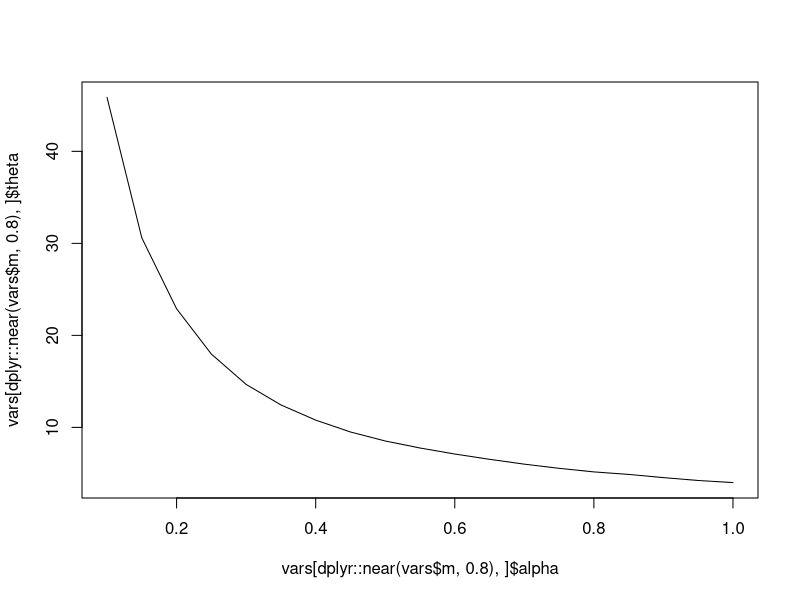
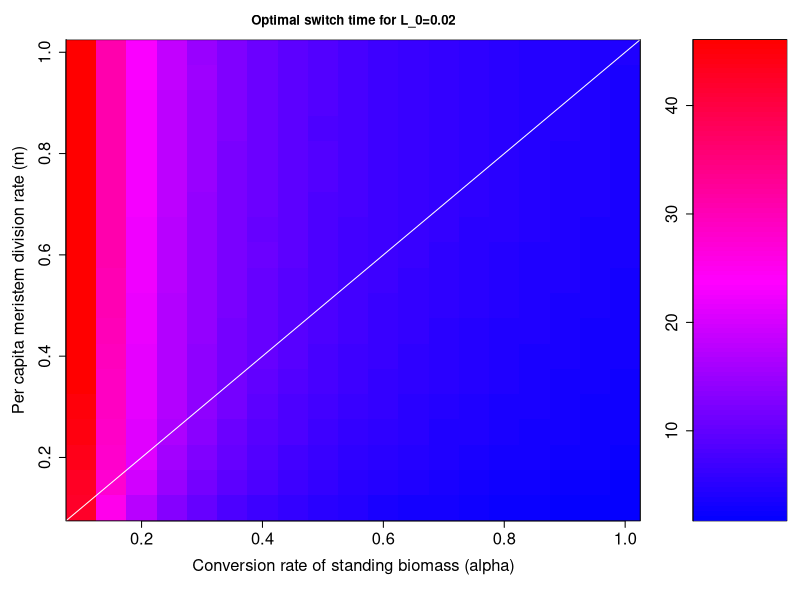
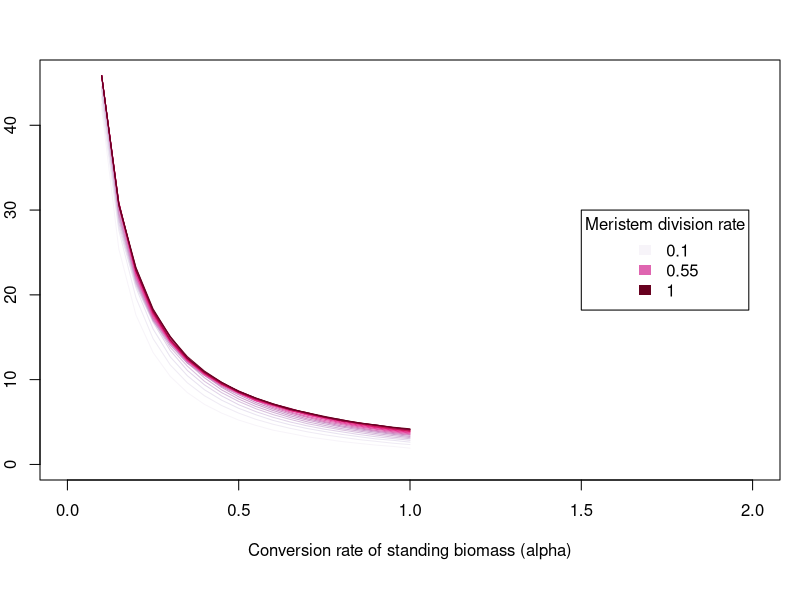

These charts were generated, in order, by the following R code:
# libraries
library(deSolve)

# time derivative of leaf biomass
leaf.deriv <- function(t,y,parms){
  
  # leaf biomass
  Le = y[1];
  
  # parameters are meristem division rate and alpha
  m0 = parms[1];
  alpha = parms[2];
  
  # calculate rate at each instant in time
  derivs[1] = min(alpha*Le,m0);
  
  return(list(derivs));
  
}

# leafODE = function(theta,alpha,mParms,L_0){
# 
#   return(L_theta)
# }

# value function
# solve ODE forward in time to theta
# then get value of leaf biomass at theta
# calculate tau1 and tau2
# add to theta and calculate the value
optim_fun = function(theta){
  
  out = ode(y=L_0,times=seq(0,theta,by=0.01),leaf.deriv,
            method="rk4",parms=c(mParms[1],alpha),maxsteps = 1e5,rtol = 1e-2);
  
  L_theta = max(out[,2])
  
  tau_1 = 1/(min(mParms[2],alpha*L_theta))
  tau_2 = 1/(min(mParms[3],alpha*L_theta))
  
  val = theta+tau_1+tau_2
  
  return(val)
}

# pass to the time derivative of leaf biomass
derivs=numeric(1); 
# 
# # Test the function
# mParms= c(1,1,1)
# alpha = 1
# 
# switch = 2.1
# L_0 = 0.02
# 
# # pass test to value function
# optim_fun(theta=switch)
# 
# # calculate value function over time
# t=seq(1,5,by=.1)
# 
# vec=vec2=vec3=c()
# for(i in 1:length(t)){
#   alpha=1
#   mParms=c(1,1,1)
#   L_0=.2
#   vec[i]=optim_fun(theta=t[i])
#   alpha=.1
#   mParms=c(.5,.5,.5)
#   vec2[i]=optim_fun(theta=t[i])
#   alpha=1
#   mParms=c(1.5,1.5,1.5)
#   vec3[i]=optim_fun(theta=t[i])
# }
# 
# par(mfrow=c(1,2))
# plot(t,vec,type='l',xlim=c(0,100),ylim=c(0,100))
# lines(t,vec2,type='l')
# lines(t,vec3,type='l')
# 
# t=seq(1,10,by=.05)
# 
# vec=vec2=vec3=c()
# for(i in 1:length(t)){
#   alpha=1
#   mParms=c(1,1,1)
#   L_0=.02
#   vec[i]=optim_fun(theta=t[i])
#   mParms=c(1,.1,1)
#   vec2[i]=optim_fun(theta=t[i])
#   mParms=c(1,1,.1)
#   vec3[i]=optim_fun(theta=t[i])
# }
# 
# plot(t,vec,type='l')
# lines(t,vec2,type='l',lty='dashed')
# lines(t,vec3,type='l',lty='dotted',col='red')
# 
# alpha=1; mParms=c(1,.5,.5); L_0 = 0.02
# optimize(f=optim_fun, interval=c(0,20)  )
# 
# 
# alpha.vec = seq(.5,1.5,by=.1)
# optimOutput = optimOutput2 = optimOutput3 = list()
# for(i in 1:length(alpha.vec)){
#   alpha=alpha.vec[i]
#   L_0 = .02
#   mParms=c(.5,.5,.5)
#   optimOutput[[i]] = optimize(f=optim_fun, interval=c(0,100)  )
#   
#   mParms=c(.75,.75,.75)
#   optimOutput2[[i]] = optimize(f=optim_fun, interval=c(0,100))
#   
#   mParms=c(1,1,1)
#   optimOutput3[[i]] = optimize(f=optim_fun, interval=c(0,100))
# }
# 
# par(mfrow=c(1,2),oma = c(0, 0, 2, 0))
# plot(alpha.vec,unlist(lapply(optimOutput, `[[`, 1)),type='l',
#      xlab="Conversion rate of standing biomass\n (alpha)",
#      ylab="Optimal switch time (theta)")
# lines(alpha.vec,unlist(lapply(optimOutput2, `[[`, 1)),lty='dashed')
# lines(alpha.vec,unlist(lapply(optimOutput3, `[[`, 1)),lty='dotted')
# 
# thetaVals = unlist(lapply(optimOutput, `[[`, 1))
# thetaVals2 = unlist(lapply(optimOutput2, `[[`, 1))
# thetaVals3 = unlist(lapply(optimOutput3, `[[`, 1))
# 
# out=out2=out3=c()
# for(i in 1:length(alpha.vec)){
#    out[i] = leafODE(theta=thetaVals[i],alpha=alpha.vec[i],mParms=c(.5,.5,.5),L_0=0.02)
#    out2[i] = leafODE(theta=thetaVals2[i],alpha=alpha.vec[i],mParms=c(.75,.75,.75),L_0=0.02)
#    out3[i] = leafODE(theta=thetaVals3[i],alpha=alpha.vec[i],mParms=c(1,1,1),L_0=0.02)
# }
# 
# plot(thetaVals, out,type='l',
#      ylab="Leaf biomass at theta",
#      xlab="Optimal switch time (theta)",ylim=c(0,2),xlim=c(1,10))
# lines(thetaVals2,out2,lty='dashed')
# lines(thetaVals3,out3,lty='dotted')
# 
# mtext("Resource and meristem constraint", outer = TRUE, cex = 1.25, side =3)
# #dev.off()
# 

# grid
mVals = seq(.1,1,by=.05)
alphaVals = seq(.1,1,by=.05)
vars=expand.grid(m=mVals,alpha=alphaVals)

# to optimize the switch time with the ODE for leaf biomass
# optimize() should have a tolerance greater than the time steps of the ODE
# in other words: the 'tol' argument in optimize() > the time step in ode()
# if not, the function throws an error

listOut = list()
for(i in 1:nrow(vars)){
  alpha=vars$alpha[i]
  mParms=c(vars$m[i]/2,vars$m[i],vars$m[i])
  L_0 = .02
  listOut[[i]] <- optimize(f=optim_fun, interval=c(0,50), tol = 0.1 )
}

theta=unlist(lapply(listOut, `[[`, 1))
vars=cbind(vars[1:length(theta),],theta)

# library(ggplot2)
# ggplot(vars) +
#   geom_line(aes(x=alpha,y=theta,group=m))

vars=cbind(vars,theta=unlist(lapply(listOut, `[[`, 1)))

dev.off()
plot(vars[dplyr::near(vars$m,0.8),]$alpha,
     vars[dplyr::near(vars$m,0.8),]$theta,
     type='l')

thetaMat=matrix(vars$theta,nrow=length(alphaVals))

matrix.image=function(A, x=NULL, y=NULL, col=rainbow(100,start=0.67,end=0),
                      bw=FALSE, do.contour=FALSE, do.legend=TRUE,...) {
  if(do.legend) layout(mat=cbind(matrix(1,5,5),rep(2,5)));
  par(mar=c(6,5,3,2)); 
  if(is.null(x)) x=1:ncol(A);
  if(is.null(y)) y=1:nrow(A); 
  nx=length(x); ny=length(y); 
  x1=c(1.5*x[1]-0.5*x[2],1.5*x[nx]-0.5*x[nx-1]); 
  y1=c(1.5*y[1]-0.5*y[2],1.5*y[ny]-0.5*y[ny-1]); 
  if(bw) col=grey( (200:50)/200 ); 
  # comment out this line to reverse the direction of the plot
  #image(list(x=x,y=y,z=t(A)),xlim=x1,ylim=rev(y1),col=col,cex.axis=1.5,cex.lab=1.5,bty="u",...);
  image(list(x=x,y=y,z=t(A)),xlim=x1,ylim=(y1),col=col,cex.axis=1.5,cex.lab=1.5,bty="u",...);
  abline(a=0,b=1,col='white');
  abline(v=range(x1)); abline(h=range(y1)); 
  if(do.contour) contour(x,y,t(A),nlevels=5,labcex=1.2,add=TRUE);   
  
  if(do.legend) {
    l.y=seq(min(A),max(A),length=100);  
    par(mar=c(6,2,3,1))
    image(list(x=1:2,y=l.y,z=rbind(l.y,l.y)),col=col,bty="o",xaxt="n",yaxt="n"); 
    axis(side=2,cex.axis=1.5,at=pretty(seq(min(A),max(A),length=10))); 
  } 
}

pdf(paste0("~/Documents/optimalControlProject/products/figures/1d-",L_0,"-zoom.pdf"),height=6,width=6)
matrix.image(thetaMat,alphaVals,mVals,
             xlab="Conversion rate of standing biomass (alpha)",
             ylab="Per capita meristem division rate (m)",
             main=paste0("Optimal switch time for L_0=",L_0))



library(RColorBrewer)
#par(mar=c(3,4,2,2))
#display.brewer.all()
#colors=brewer.pal(length(mVals),"PuRd")
colors <- colorRampPalette(brewer.pal(9, "PuRd"))(length(mVals))

par(mfrow=c(1,1))
plot(NA,xlim=c(0,2),ylim=c(0,max(vars$theta)),
     xlab="Conversion rate of standing biomass (alpha)",
     ylab="Optimal switch time (theta)")
for(i in 1:length(mVals)){
  mSet=unique(vars$m)
  varsSub=vars[vars$m==mSet[i],]
  lines(varsSub$alpha,varsSub$theta,col=colors[i])
}

legend(x = 1.5, y = 30,
       title = "Meristem division rate",
       legend = c(min(mVals),median(mVals),max(mVals)),
       fill = colorRampPalette(brewer.pal(9, "PuRd"))(3),
       border = NA,
       y.intersp = 1,
       cex = 1, text.font = 1)

dev.off()
